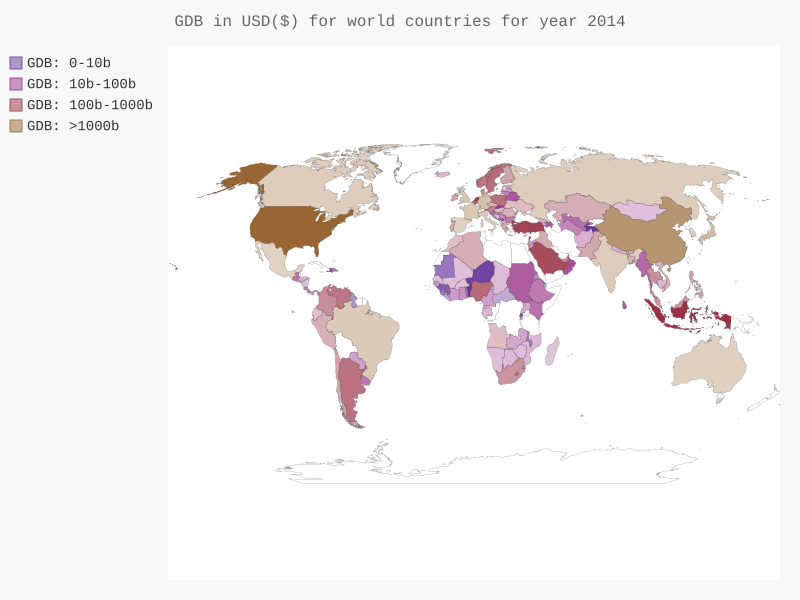

The script that drew this image:
# Author: Bojan G. Kalicanin
# Date: 27-Dec-2016
# Gross Domestic Product (GDP) for world countries.

import json

from country_codes import get_country_code

from pygal.maps.world import World

from pygal.style import RotateStyle, LightColorizedStyle

filename = 'gdb.json'
cc_gdb = {}
with open(filename, 'r') as f_obj:
    gdb_data = json.load(f_obj)

    for gdb_dict in gdb_data:
        if gdb_dict['Year'] == '2014':
            country_name = gdb_dict['Country Name']
            gdb_value = float(gdb_dict['Value'])
            code = get_country_code(country_name)
            if code:
                cc_gdb[code] = gdb_value
            else:
                print('ERROR - ' + country_name)

cc_gdb_1, cc_gdb_2, cc_gdb_3, cc_gdb_4 = {}, {}, {}, {}
for cc, gdb in cc_gdb.items():
    if gdb < 10000000000:
        cc_gdb_1[cc] = gdb
    elif gdb < 100000000000:
        cc_gdb_2[cc] = gdb
    elif gdb < 1000000000000:
        cc_gdb_3[cc] = gdb
    else:
        cc_gdb_4[cc] = gdb

print(len(cc_gdb_1), len(cc_gdb_2), len(cc_gdb_3), len(cc_gdb_4))

wm_style = RotateStyle('#663399', base_style=LightColorizedStyle)
wm = World(style=wm_style)
wm.title = 'GDB in USD($) for world countries for year 2014'
wm.add('GDB: 0-10b', cc_gdb_1)
wm.add('GDB: 10b-100b', cc_gdb_2)
wm.add('GDB: 100b-1000b', cc_gdb_3)
wm.add('GDB: >1000b', cc_gdb_4)

wm.render_to_file('world_gdb.svg')
